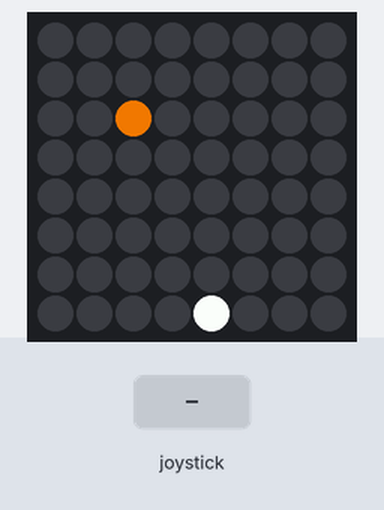
A program run on a simulated Raspberry Pi (BCM pin numbers) with a Sense HAT. Parts: the Sense HAT's 8×8 RGB LED matrix. Inputs (shaded band) come from the test bench. Random numbers come from a fixed seed; the 64×8 strip is a reading aid, not a part: it shows the text the matrix is scrolling, unrolled, one strip-width of it at a time.

Above: at 1.2 s.
1.3 s: joystick pushed left
At 1.9 s:
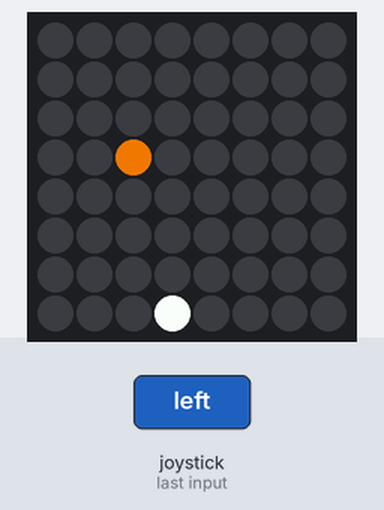
4.3 s: joystick pushed right
At 4.8 s:
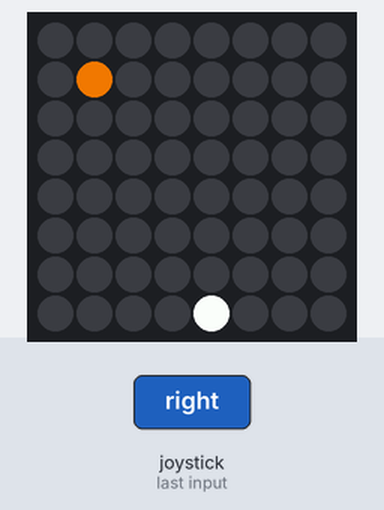
7.3 s: joystick pushed left
At 7.9 s:
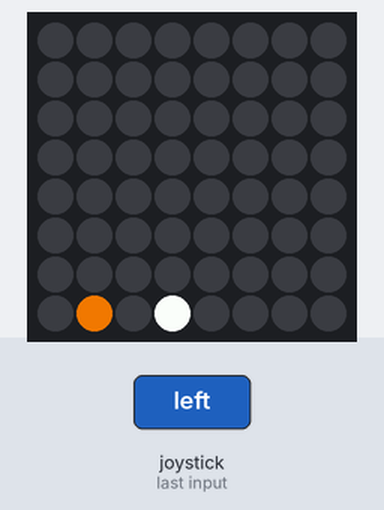
10.3 s: joystick pushed right
At 10.9 s:
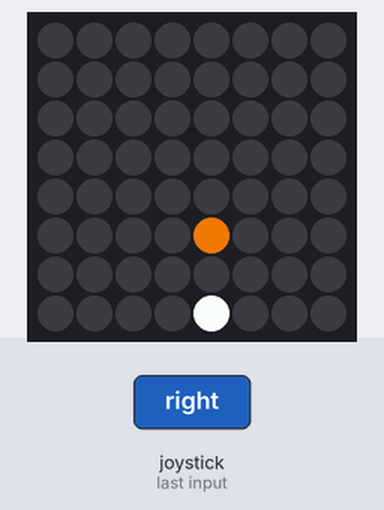

The program:

main.py
```python
from time import sleep
from random import randint
from sense_hat import SenseHat
sense = SenseHat()

sense.clear(0, 0, 0)

x = 4
#ratio 1 (hard) ++ (easier)
ratio=8
loops=0
score=0
asteroids=[]
rematch=True

O = (0,0,0)
R = (255,0,0)
G = (0,255,0)

big_V = [
    O,O,O,O,O,O,O,O,
    O,O,O,O,O,O,O,O,
    O,O,O,O,O,O,G,O,
    O,O,O,O,O,G,O,O,
    O,O,O,O,G,O,O,O,
    O,G,O,G,O,O,O,O,
    O,O,G,O,O,O,O,O,
    O,O,O,O,O,O,O,O
]

big_X = [
    O,O,O,O,O,O,O,O,
    O,R,O,O,O,O,R,O,
    O,O,R,O,O,R,O,O,
    O,O,O,R,R,O,O,O,
    O,O,O,R,R,O,O,O,
    O,O,R,O,O,R,O,O,
    O,R,O,O,O,O,R,O,
    O,O,O,O,O,O,O,O
]

def draw_ship():
    sense.set_pixel(x, 7, 255, 255, 255)

def asteroids_fall():
    global loops
    global score
    global ratio

    for a in asteroids:
        sense.set_pixel(a[0], a[1], 0, 0, 0)

    # Adding new asteroid
    if (loops % ratio == 0):
        asteroids.insert(0,[randint(0,7),0])

    for a in asteroids:
        # Hitting an asteroid
        if ((a[0] ==x ) & (a[1]==7)):
          return False
        # Brown
        sense.set_pixel(a[0], a[1], 210, 105, 30)
    	# Asteroid out of screen
        if a[1]==7:
          asteroids.pop()
          score += 1
          if (ratio>1):
            if(score % 5 == 0):
              ratio -= 1
        # Asteroid moving down
        else:
          a[1] += 1

    loops += 1
    return True

def move_left(event):
    global x
    if x > 0 and event.action=='pressed':
        x -= 1

def move_right(event):
    global x
    if x < 7 and event.action=='pressed':
        x += 1

sense.stick.direction_left = move_left
sense.stick.direction_right = move_right

def show_rematch():
    middlepressed=False
    option=1
    sense.show_message("Play again?", text_colour=(0, 255, 0))
    sense.set_pixels(big_V)
    event = sense.stick.wait_for_event()
    if(event.direction == "middle"):
            middlepressed=True
    while(middlepressed==False):
        if((event.direction == "left") and (event.action == "pressed")) or ((event.direction == "right") and (event.action == "pressed")):
            if (option == 1):
                option = 0
                sense.set_pixels(big_X)
            else:
                option = 1
                sense.set_pixels(big_V)
        if(event.direction == "middle"):
            middlepressed=True
        else:
            event = sense.stick.wait_for_event()
        print (event.action)
        print(event.direction)
    if (option == 1):
        return True
    else:
        return False

while rematch==True:
    score=0
    ratio=8
    asteroids = []
    while asteroids_fall():
        draw_ship()
        sleep(0.5)
        sense.clear(0, 0, 0)
    sense.show_message("Game Over - Score: "+str(score), text_colour=(255, 99, 71))
    rematch = show_rematch()
sense.show_message("Bye!", text_colour=(0,0,255))
sense.clear(0, 0, 0)
```

Measured:
- what the display in image 1 shows lasts 0.5 s, from 1.5 s to 2.0 s
